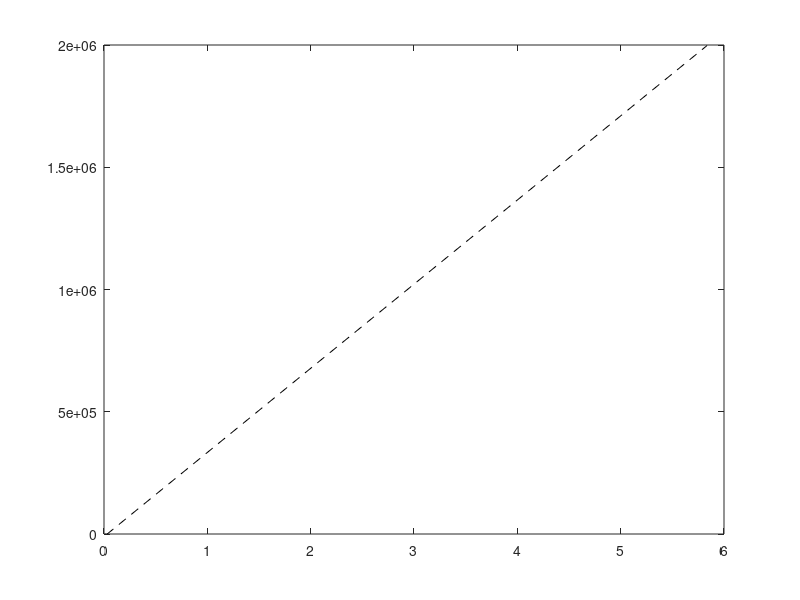

Here is the MATLAB script that generated this plot:


Pbar = linspace(0.01,0.2499999999,1000);
lambdaTh = Pbar;
lTh = Pbar;
Theta = linspace(0,pi,100);
for kk=1:length(Pbar)
    arg = 1./sqrt(1 - 2*Pbar(kk)*(1+cos(Theta)));
    lambdaTh(kk) = 2.0*trapz(Theta, arg);
    arg = cos(Theta)./sqrt(1 - 2*Pbar(kk)*(1+cos(Theta)));
    lTh(kk) = 2.0*trapz(Theta, arg);
end

eTh = lambdaTh + lTh;

Xth = 1/(8*sqrt(3)*pi^2) * lTh.^2./eTh;
Yth = 0.80/(96*sqrt(3)*pi^2) * lTh.^3;  %coefficient of friction

plot(Xth, Yth, 'k--');
